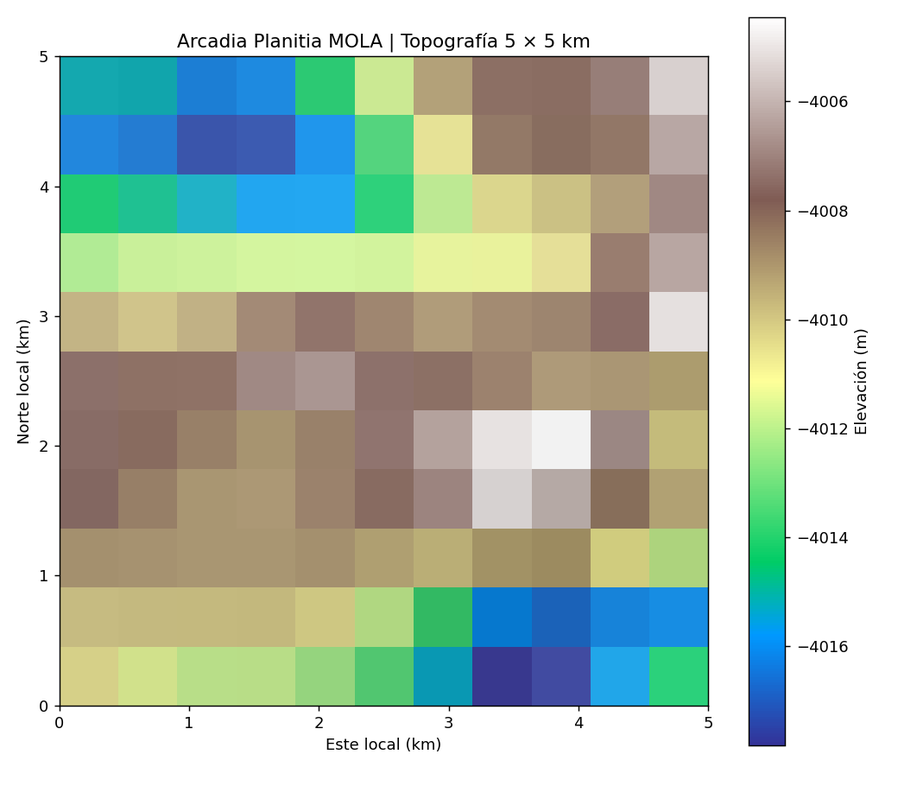
#> input picture data/regions/Arcadia_Planitia_MOLA/Mapa_2D.png, 898 x 786 px, shrunk from 1040 x 910 before the run
$ python dem_to_webots_backup.py --input ../../../data/regions/Arcadia_Planitia_MOLA/Mapa_2D.png
#> lines starting #> are read from the running program, lines starting #| are printed output that depends on the picture
#!/usr/bin/env python3
"""
TerraRover - Módulo: DEM Converter (Fases 4 y 5)
Equipo: Killa Coders | NASA Space Apps Challenge 2026
Descripción:
    Convierte Modelos Digitales de Elevación (DEM en formato GeoTIFF .tif)
    a mundos de Webots (.wbt) mediante mallas ElevationGrid con colisión física,
    configurando el rover (DEF ROVER) y el evaluador Supervisor (terrain_evaluator).
"""

import argparse
import json
from pathlib import Path
import numpy as np
from PIL import Image
from scipy.ndimage import zoom, gaussian_filter


def generate_sample_dem(output_tif: Path, size_m: float = 20.0, resolution_m: float = 0.25) -> dict:
    """Genera un archivo GeoTIFF (.tif) de 32-bit float simulando un terreno análogo."""
    output_tif.parent.mkdir(parents=True, exist_ok=True)
    dim = int(round(size_m / resolution_m))

    x = np.linspace(0, size_m, dim)
    y = np.linspace(0, size_m, dim)
    xx, yy = np.meshgrid(x, y)

    slope = 0.045 * xx
    undulations = (
        0.065 * np.sin(0.45 * xx) * np.cos(0.40 * yy)
        + 0.03 * np.sin(0.9 * xx + 0.7 * yy)
    )
    crater_dist = np.sqrt((xx - 11.0) ** 2 + (yy - 10.5) ** 2)
    crater = -0.22 * np.exp(-(crater_dist ** 2) / 3.5) + 0.09 * np.exp(-((crater_dist - 2.3) ** 2) / 0.8)

    mound1 = 0.16 * np.exp(-(((xx - 6.5) ** 2 + (yy - 8.5) ** 2) / 1.4))
    mound2 = 0.19 * np.exp(-(((xx - 14.5) ** 2 + (yy - 11.5) ** 2) / 1.8))

    dem = slope + undulations + crater + mound1 + mound2
    dem = gaussian_filter(dem, sigma=1.8)
    dem -= np.min(dem)

    img = Image.fromarray(dem.astype(np.float32), mode="F")
    img.save(output_tif, format="TIFF")

    meta = {
        "source": "synthetic_analog_generator",
        "resolution_m": resolution_m,
        "width_m": size_m,
        "height_m": size_m,
    }
    print(f"[DEM Generator] DEM de prueba generado: {output_tif} ({dim}x{dim} px, {resolution_m} m/px)")
    return meta


def load_dem_tiff(tif_path: Path) -> np.ndarray:
    if not tif_path.exists():
        raise FileNotFoundError(f"No se encontró el archivo DEM: {tif_path}")

    with Image.open(tif_path) as img:
#> img is the input picture: PIL image 898x786 RGBA; mean R, G, B, A 181.3, 194, 179.5, 255
        elev = np.array(img, dtype=np.float64)

    if elev.ndim == 3:
        elev = elev[:, :, 0]
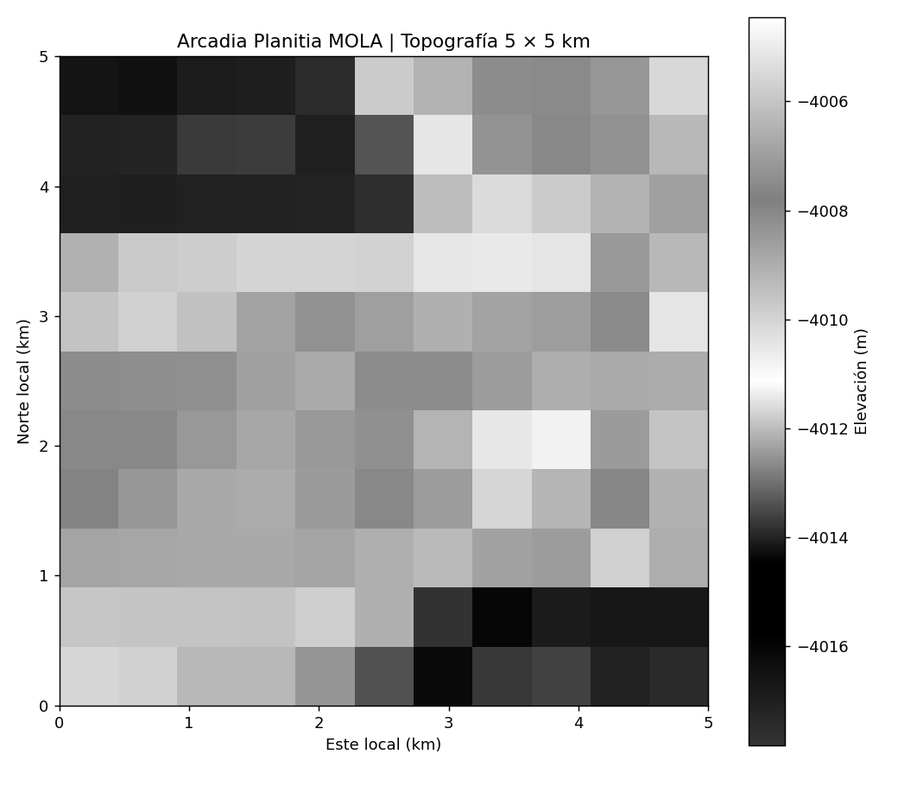
#> elev: shape (786, 898) float64; min 0, max 255, mean 181.3

    valid_mask = np.isfinite(elev) & (elev > -1e5) & (elev < 1e5)
#> valid_mask: shape (786, 898) bool; every value is 1
    if not np.all(valid_mask):
        median_val = float(np.median(elev[valid_mask])) if np.any(valid_mask) else 0.0
        elev = np.where(valid_mask, elev, median_val)

    return elev


def convert_dem_to_webots(
    tif_path: Path,
    output_wbt: Path,
    meta_out: Path,
    pixel_size_m: float = 0.25,
    vertical_scale: float = 1.0,
    max_nodes: int = 120,
    start_xy: tuple = (2.0, 10.0),
    goal_xy: tuple = None,
    mode: str = "auto_eval",
) -> dict:
    elev = load_dem_tiff(tif_path) * vertical_scale
    elev -= np.min(elev)

    orig_rows, orig_cols = elev.shape
#> orig_rows = 786; orig_cols = 898
    phys_width_m = (orig_cols - 1) * pixel_size_m
#> phys_width_m = 224.2
    phys_height_m = (orig_rows - 1) * pixel_size_m
#> phys_height_m = 196.2

    scale = min(1.0, max_nodes / orig_rows, max_nodes / orig_cols)
#> scale = 0.134
    if scale < 1.0:
        elev = zoom(elev, scale, order=1)
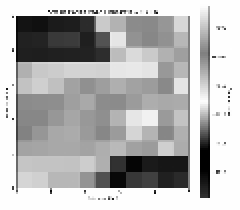
#> elev: shape (105, 120) float64 (shown 2 times larger); min 0, max 255, mean 182; drawn with min black and max white

    rows, cols = elev.shape
#> rows = 105; cols = 120
    x_spacing = phys_width_m / max(1, cols - 1)
#> x_spacing = 1.88
    y_spacing = phys_height_m / max(1, rows - 1)
#> y_spacing = 1.89

    dz_dy, dz_dx = np.gradient(elev, y_spacing, x_spacing)
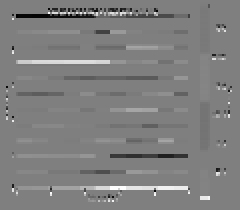
#> dz_dy: shape (105, 120) float64 (shown 2 times larger); min -65.56, max 65.65, mean 0; drawn with min black and max white
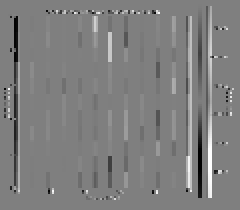
#> dz_dx: shape (105, 120) float64 (shown 2 times larger); min -67.66, max 67.66, mean 0; drawn with min black and max white
    slope_deg = np.degrees(np.arctan(np.sqrt(dz_dx ** 2 + dz_dy ** 2)))
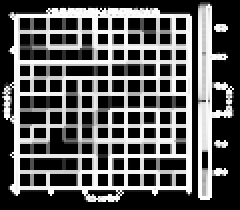
#> slope_deg: shape (105, 120) float64 (shown 2 times larger); min 0, max 89.36, mean 31.8; drawn with min black and max white
    max_slope_deg = float(np.max(slope_deg))
#> max_slope_deg = 89.36
    mean_slope_deg = float(np.mean(slope_deg))
#> mean_slope_deg = 31.81

    sx = float(np.clip(start_xy[0], x_spacing, phys_width_m - x_spacing))
#> sx = 2
    sy = float(np.clip(start_xy[1], y_spacing, phys_height_m - y_spacing))
#> sy = 10
    ix = int(round(sx / x_spacing))
#> ix = 1
    iy = int(round(sy / y_spacing))
#> iy = 5
    local_patch = elev[max(0, iy - 1):min(rows, iy + 2), max(0, ix - 1):min(cols, ix + 2)]
#> local_patch = [[255, 255, 255], [255, 255, 255], [255, 255, 255]]
    sz = float(np.max(local_patch)) + 0.16
#> sz = 255.2

    if goal_xy is None:
        gx = float(np.clip(phys_width_m - 2.5, x_spacing, phys_width_m - x_spacing))
        gy = sy
    else:
        gx = float(np.clip(goal_xy[0], x_spacing, phys_width_m - x_spacing))
#> gx = 17
        gy = float(np.clip(goal_xy[1], y_spacing, phys_height_m - y_spacing))
#> gy = 10

    heights_flat = elev.flatten(order="C")
#> heights_flat = 12600 values, max 255 at index 1055, min 0 at index 9100, mean 182
    height_lines = []
    for i in range(0, len(heights_flat), 12):
        chunk = ", ".join(f"{val:.4f}" for val in heights_flat[i:i + 12])
        height_lines.append("          " + chunk)
#> this loop made 1050 passes
#> i on passes 2 to 4: 12, 24, 36
#> after the loop, height_lines = 1050 items
    height_block = ",\n".join(height_lines)

    terrain_name = tif_path.stem
    rover_args = f'"{mode}", "{gx:.2f}", "{gy:.2f}"' if mode == "auto_eval" else f'"{mode}"'

    wbt_content = f"""#VRML_SIM R2025a utf8

EXTERNPROTO "https://raw.githubusercontent.com/cyberbotics/webots/R2025a/projects/objects/backgrounds/protos/TexturedBackground.proto"
EXTERNPROTO "https://raw.githubusercontent.com/cyberbotics/webots/R2025a/projects/objects/backgrounds/protos/TexturedBackgroundLight.proto"
EXTERNPROTO "../protos/Sojourner.proto"

WorldInfo {{
  title "TerraRover - DEM: {terrain_name}"
  basicTimeStep 16
  contactProperties [
    ContactProperties {{
      material1 "default"
      material2 "default"
      coulombFriction [
        0.8
      ]
    }}
  ]
}}

Viewpoint {{
  orientation -0.22 0.35 0.91 2.15
  position {sx - 1.8:.2f} {sy - 1.9:.2f} {sz + 0.95:.2f}
  follow "ROVER"
}}

TexturedBackground {{
}}

TexturedBackgroundLight {{
}}

DEF DEM_TERRAIN Solid {{
  translation 0 0 0
  children [
    Shape {{
      appearance PBRAppearance {{
        baseColor 0.68 0.43 0.28
        roughness 0.93
        metalness 0.0
      }}
      geometry DEF DEM_GRID ElevationGrid {{
        xDimension {cols}
        xSpacing {x_spacing:.5f}
        yDimension {rows}
        ySpacing {y_spacing:.5f}
        height [
{height_block}
        ]
      }}
    }}
  ]
  name "{terrain_name}"
  boundingObject USE DEM_GRID
}}

DEF ROVER Sojourner {{
  translation {sx:.3f} {sy:.3f} {sz:.3f}
  rotation 0 0 1 0
  controller "rover_controller"
  controllerArgs [
    {rover_args}
  ]
}}

Robot {{
  name "terrain_evaluator_supervisor"
  supervisor TRUE
  controller "terrain_evaluator"
  controllerArgs [
    "{terrain_name}"
    "{gx:.2f}"
    "{gy:.2f}"
    "450"
  ]
}}
"""

    output_wbt.parent.mkdir(parents=True, exist_ok=True)
    output_wbt.write_text(wbt_content, encoding="utf-8")

    summary = {
        "terrain_id": terrain_name,
        "source_dem": str(tif_path),
        "webots_world": str(output_wbt),
        "grid_dimensions": {"xDimension": int(cols), "yDimension": int(rows)},
        "spacing_m": {"xSpacing": round(x_spacing, 5), "ySpacing": round(y_spacing, 5)},
        "physical_extent_m": {"width_x": round(phys_width_m, 2), "height_y": round(phys_height_m, 2)},
        "elevation_range_m": {"min": 0.0, "max": round(float(np.max(elev)), 3)},
        "topography_stats": {
            "max_slope_deg": round(max_slope_deg, 2),
            "mean_slope_deg": round(mean_slope_deg, 2),
        },
        "rover_spawn": {"x": round(sx, 3), "y": round(sy, 3), "z": round(sz, 3)},
        "mission_goal": {"x": round(gx, 3), "y": round(gy, 3)},
    }

    meta_out.parent.mkdir(parents=True, exist_ok=True)
    meta_out.write_text(json.dumps(summary, indent=2), encoding="utf-8")

    print(f"[DEM Converter] Mundo Webots generado: {output_wbt}")
    print(f"[DEM Converter] Metadatos guardados : {meta_out}")
    return summary


def main():
    base_dir = Path(__file__).resolve().parents[2]
    parser = argparse.ArgumentParser(description="Convierte un DEM GeoTIFF (.tif) a un mundo Webots (.wbt)")
    parser.add_argument("--input", type=Path, help="Ruta al archivo DEM (.tif)")
    parser.add_argument("--pixel-size", type=float, default=0.25, help="Resolución espacial del DEM en m/px")
    parser.add_argument("--vertical-scale", type=float, default=1.0, help="Escala vertical de elevación")
    parser.add_argument("--max-nodes", type=int, default=120, help="Máximo de nodos por eje")
    parser.add_argument("--start-x", type=float, default=2.0, help="Coordenada X inicial")
    parser.add_argument("--start-y", type=float, default=10.0, help="Coordenada Y inicial")
    parser.add_argument("--goal-x", type=float, default=17.0, help="Coordenada X meta")
    parser.add_argument("--goal-y", type=float, default=10.0, help="Coordenada Y meta")
    parser.add_argument("--mode", choices=["auto_eval", "manual"], default="auto_eval", help="Modo del controlador")
    parser.add_argument("--generate-sample", action="store_true", help="Genera y convierte DEM de prueba")

    args = parser.parse_args()

    if args.generate_sample or args.input is None:
        sample_tif = base_dir / "terrains" / "imported_terrains" / "sample_analog_dem.tif"
        generate_sample_dem(sample_tif, size_m=20.0, resolution_m=args.pixel_size)
        tif_path = sample_tif
    else:
        tif_path = args.input.resolve()

    wbt_out = base_dir / "worlds" / f"dem_{tif_path.stem}.wbt"
    meta_out = base_dir / "terrains" / "imported_terrains" / f"{tif_path.stem}_meta.json"

    convert_dem_to_webots(
        tif_path=tif_path,
        output_wbt=wbt_out,
        meta_out=meta_out,
        pixel_size_m=args.pixel_size,
        vertical_scale=args.vertical_scale,
        max_nodes=args.max_nodes,
        start_xy=(args.start_x, args.start_y),
        goal_xy=(args.goal_x, args.goal_y),
        mode=args.mode,
    )


if __name__ == "__main__":
    main()

$ run again, on data/regions/Askja_ASTER/Mapa_2D.png
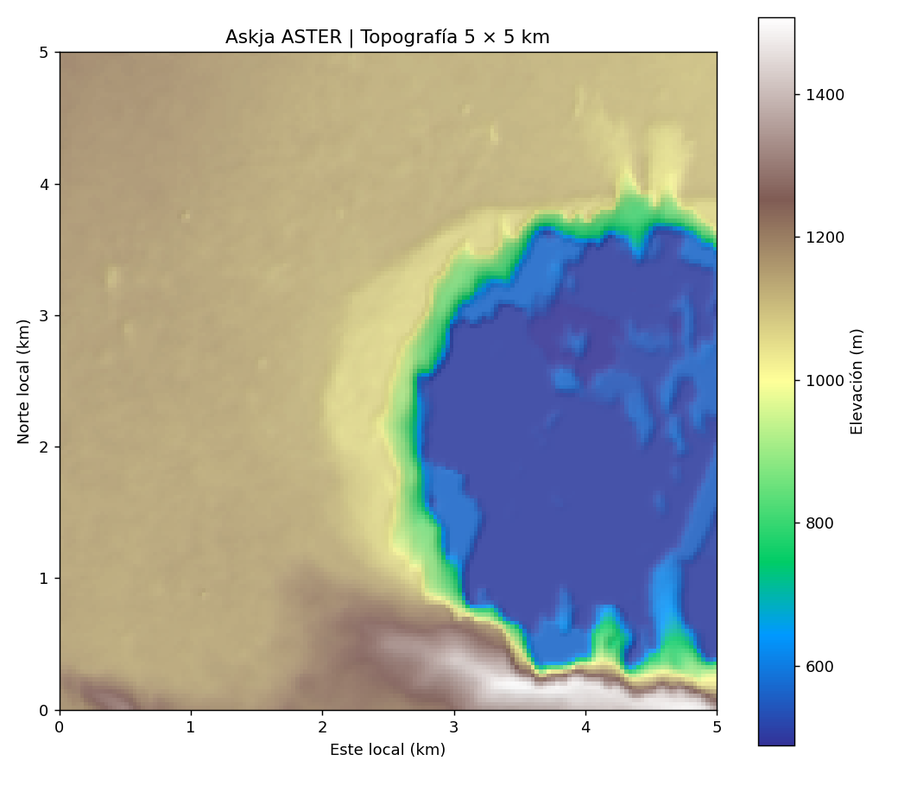
#> input picture data/regions/Askja_ASTER/Mapa_2D.png, 898 x 786 px, shrunk from 1040 x 910 before the run
#> in load_dem_tiff, img is the input picture: PIL image 898x786 RGBA; mean R, G, B, A 185.6, 188.2, 179.7, 255
#> valid_mask: shape (786, 898) bool; every value is 1
#> in convert_dem_to_webots, `dz_dy, dz_dx = np.gradient(elev, y_spacing, x_spacing)`:
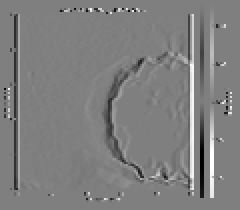
#> dz_dx: shape (105, 120) float64 (shown 2 times larger); min -67.66, max 67.66, mean 0; drawn with min black and max white
#> in convert_dem_to_webots, `slope_deg = np.degrees(np.arctan(np.sqrt(dz_dx ** 2 + dz_dy ** 2)))`:
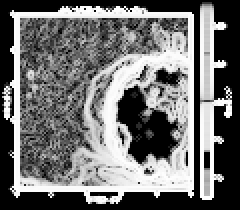
#> slope_deg: shape (105, 120) float64 (shown 2 times larger); min 0, max 89.26, mean 39.5; drawn with min black and max white
#> max_slope_deg = 89.26
#> mean_slope_deg = 39.52
#> local_patch = [[255, 255, 255], [255, 255, 255], [255, 255, 255]]
#> sz = 255.2
#> heights_flat = 12600 values, max 255 at index 2995, min 0 at index 9101, mean 185.1
#> the loop in convert_dem_to_webots, `for i in range(0, len(heights_flat), 12):` made 1050 passes
#> i on passes 2 to 4: 12, 24, 36
#> after the loop in convert_dem_to_webots, `for i in range(0, len(heights_flat), 12):`: height_lines = 1050 items

$ run again, on data/regions/Badwater_Basin_ASTER/Mapa_2D.png
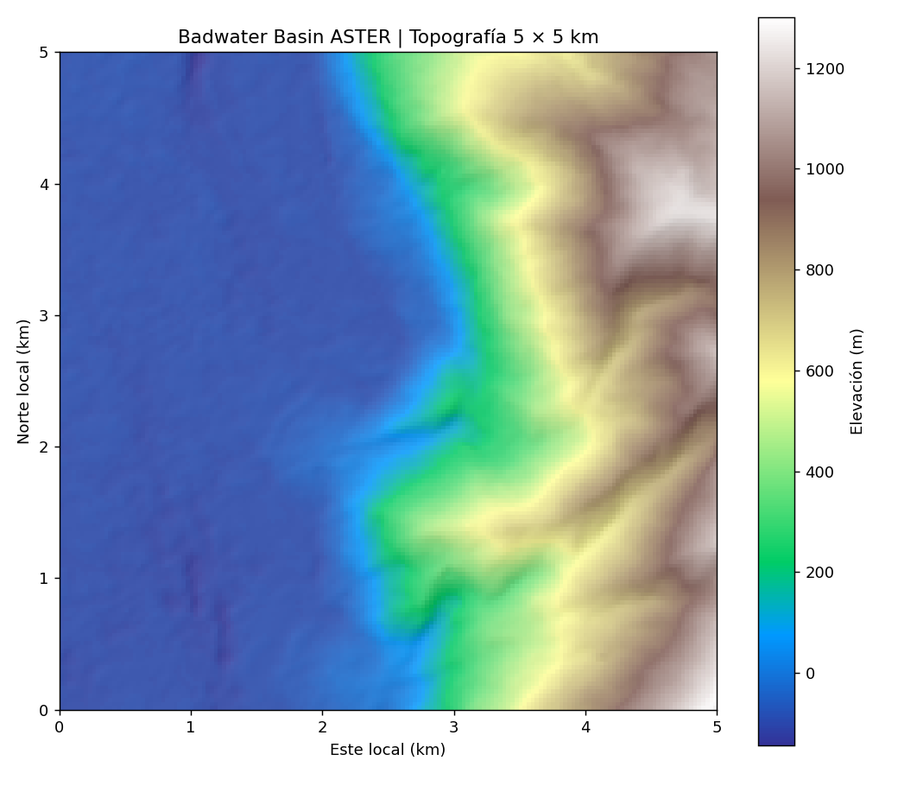
#> input picture data/regions/Badwater_Basin_ASTER/Mapa_2D.png, 898 x 786 px, shrunk from 1040 x 910 before the run
#> in load_dem_tiff, img is the input picture: PIL image 898x786 RGBA; mean R, G, B, A 155.6, 178.9, 191.7, 255
#> valid_mask: shape (786, 898) bool; every value is 1
#> in convert_dem_to_webots, `dz_dy, dz_dx = np.gradient(elev, y_spacing, x_spacing)`:
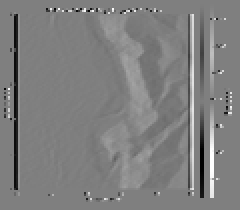
#> dz_dx: shape (105, 120) float64 (shown 2 times larger); min -67.66, max 67.66, mean 0; drawn with min black and max white
#> in convert_dem_to_webots, `slope_deg = np.degrees(np.arctan(np.sqrt(dz_dx ** 2 + dz_dy ** 2)))`:
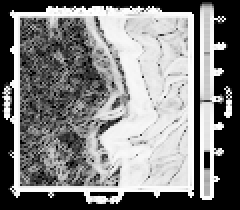
#> slope_deg: shape (105, 120) float64 (shown 2 times larger); min 0, max 89.34, mean 45.7; drawn with min black and max white
#> max_slope_deg = 89.34
#> mean_slope_deg = 45.75
#> local_patch = [[255, 255, 255], [255, 255, 255], [255, 255, 255]]
#> sz = 255.2
#> heights_flat = 12600 values, max 255 at index 2995, min 0 at index 9101, mean 155.3
#> the loop in convert_dem_to_webots, `for i in range(0, len(heights_flat), 12):` made 1050 passes
#> i on passes 2 to 4: 12, 24, 36
#> after the loop in convert_dem_to_webots, `for i in range(0, len(heights_flat), 12):`: height_lines = 1050 items
